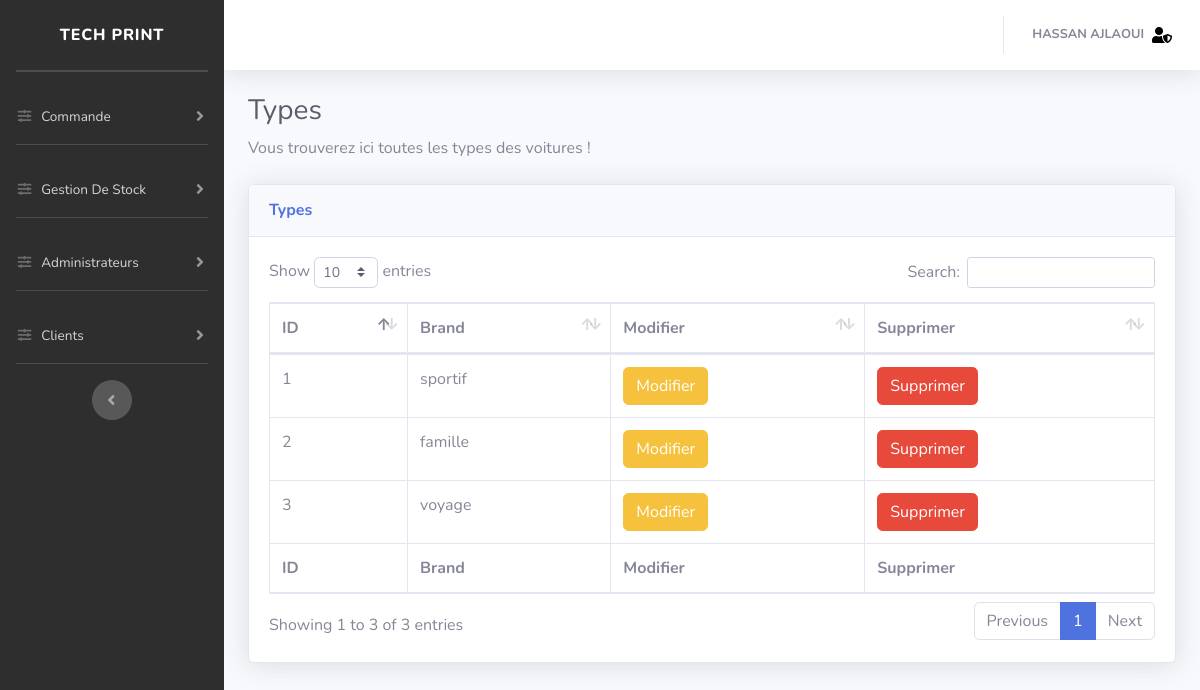
The app's page /dash/types.php (signed in) with its own data.
### tables this page shows
CREATE TABLE `car_type` (
  `typeID` int(11) NOT NULL,
  `typeLabel` text DEFAULT NULL
);

### dash/traitement/function.php (called while the page is built, shortened)
<?php
	function connecte(){
					try{
						$db = new PDO('mysql:host=localhost;dbname=cars;charset=utf8','root','');
						$db->setAttribute(PDO::ATTR_DEFAULT_FETCH_MODE, PDO::FETCH_ASSOC);
						$db->query("SET NAMES utf8mb4");
					}catch(PDOException $e){
					}
					return $db;
				}
	function PDO($query,$array){
					$db = connecte();
					$stm = $db->prepare($query);
					$stm->execute();
					return $stm;
				}
?>

### dash/types.php (the view, shortened to what this page needs)
<!DOCTYPE html>
<html lang="en">
<head>
  <link href="vendor/fontawesome-free/css/all.min.css" rel="stylesheet" type="text/css">
  <link href="css/sb-admin-2.min.css" rel="stylesheet">
  <link href="vendor/datatables/dataTables.bootstrap4.min.css" rel="stylesheet">
</head>
<body id="page-top">
  <div id="wrapper">
    <div id="content-wrapper" class="d-flex flex-column">
      <div id="content">
         <?php
          include("nav.php");
          include("traitement/function.php");
        ?>
        <div class="container-fluid">
          <h1 class="h3 mb-2 text-gray-800">Types</h1>
          <p class="mb-4">Vous trouverez ici toutes les types des voitures ! </p>
          <div class="card shadow mb-4">
            <div class="card-header py-3">
              <h6 class="m-0 font-weight-bold text-primary">Types</h6>
            </div>
            <div class="card-body">
              <div class="table-responsive">
                <table class="table table-bordered" id="dataTable" width="100%" cellspacing="0">
                  <thead>
                    <tr>
                      <th>ID</th>
                      <th>Brand</th>
                      <th>Modifier</th>
                      <th>Supprimer</th>
                    </tr>
                  </thead>
                  <tfoot>
                    <tr>
                      <th>ID</th>
                      <th>Brand</th>
                      <th>Modifier</th>
                      <th>Supprimer</th>
                    </tr>
                  </tfoot>
                  <tbody>
                      <?php
                         $sql = "SELECT * FROM `car_type` ORDER BY typeID asc";
                         $value = array();
                         $result = PDO($sql,$value);
                        if($result->rowCount()!=0)
                        {
                          while($row = $result->fetch())
                          {
                            echo '
                                <tr>
                                  <td>'.$row['typeID'].'</td>
                                  <td>'.$row['typeLabel'].'</td>
                                  <td>
                                      <button type="button" class="btn btn-warning" onclick=" window.location.href = \'traitType.php?id='.$row['typeID'].'\';">
                                          Modifier
                                      </button>
                                  </td>
                                  <td>
                                      <form action="droptype.php" method="post">
                                        <input type="hidden"   name="id" value="'.$row['typeID'].'" >
                                        <input type="submit" value="Supprimer" class="btn btn-danger">
                                      </form>
                                  </td>
                                </tr>'
                            ;
                          }
                        }
                      ?>
                  </tbody>
                </table>
              </div>
            </div>
          </div>
        </div>
      </div>
    </div>
  </div>
</body>
</html>

### records on screen
car_type: typeID "1", typeLabel "sportif"
car_type: typeID "2", typeLabel "famille"
car_type: typeID "3", typeLabel "voyage"

### other values on screen
$_SESSION['nom'] "HASSAN AJLAOUI"
